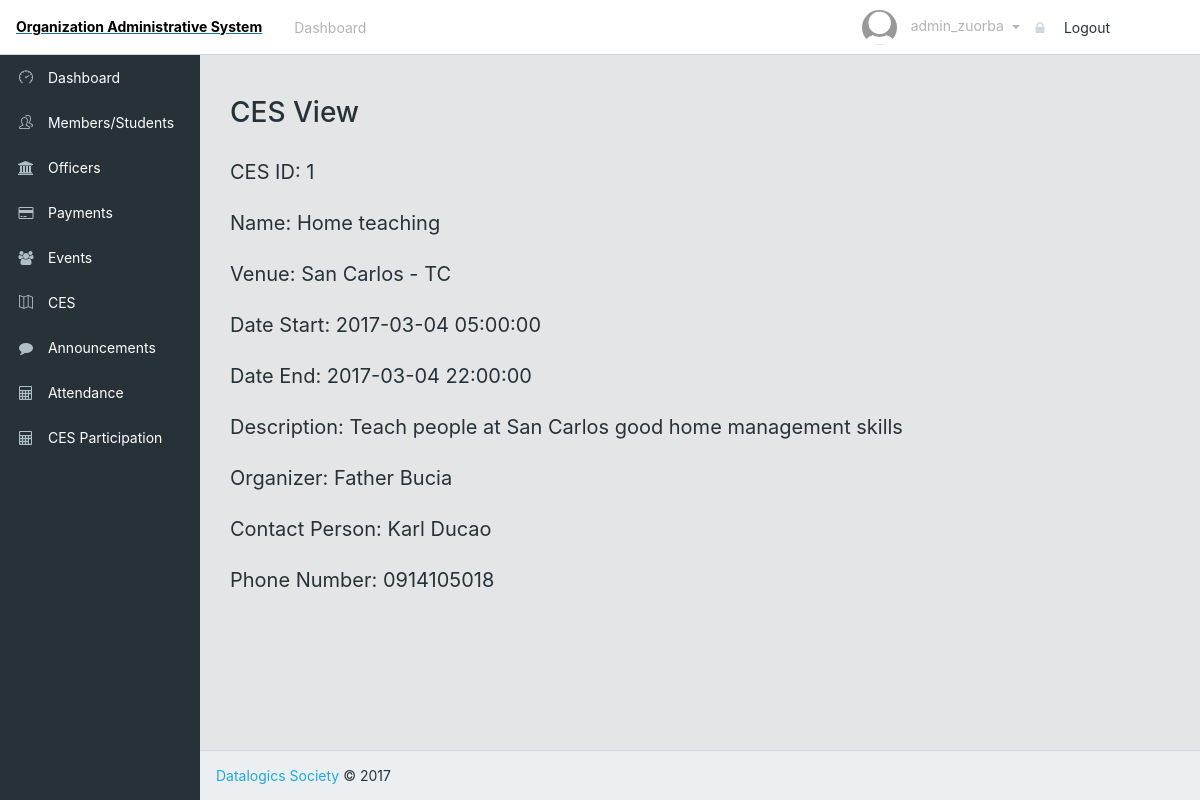
Page /viewCES.php?eid=1 (signed in) on the committed database.
### tables this page shows
CREATE TABLE `ces` (
  `ces_id` int(11) NOT NULL,
  `ces_title` varchar(64) NOT NULL,
  `ces_venue` varchar(64) NOT NULL,
  `ces_date_start` datetime NOT NULL,
  `ces_date_end` datetime NOT NULL,
  `ces_description` varchar(256) NOT NULL,
  `ces_organizer` varchar(64) NOT NULL,
  `ces_contact_person` varchar(64) NOT NULL,
  `ces_contact_pnum` varchar(15) NOT NULL
);

### viewCES.php (the view, shortened to what this page needs)
<?php
	include("sql_connect.php");
	$result = mysqli_query($mysqli, "SELECT * FROM CES WHERE ces_id = ".$_GET['eid']);
	$data = mysqli_fetch_row($result);
?>
<!DOCTYPE html>
<html lang="en">
<head>
    <link href="css/font-awesome.min.css" rel="stylesheet">
    <link href="css/simple-line-icons.css" rel="stylesheet">
    <link href="css/style.css" rel="stylesheet">
</head>
<body class="app header-fixed sidebar-fixed aside-menu-fixed aside-menu-hidden">
    <header class="app-header navbar">
        <a href="#"><span class = "top">Organization Administrative System</span></a>
        <ul class="nav navbar-nav hidden-md-down">
			<li class="nav-item px-1">
				<a class = "nav-link" href = "admin.php"> Dashboard </a>
			</li>
        </ul>
		<ul class="nav navbar-nav ml-auto">
                <span class = "nav-link dropdown-toggle" data-toggle="dropdown" role="button">
                    <img src="img/profile/default.png" class="img-avatar">
                    <span class="hidden-md-down">
						<?php
							echo "$_SESSION[username]";
						?>
					</span>
                </span>
                <li>
                    <a class="dropdown-item" href="logOut.php"><i class="fa fa-lock"></i> Logout</a>
                </li>
        </ul>
    </header>
    <div class="app-body">
        <?php require("sidebar.php");?>
        <main class="main">
            <br><br>
            <div class="container-fluid">
                <div class="animated fadeIn">
                    <div class="row">
                        <div class='col-sm-10 col-sm-offset-1'>
                    		<div class="panel panel-primary">
								<div class="panel-heading">
									<h3 class="panel-title">CES View</h3>
								</div>
								<br>
								<div class="panel-body">
									<span>CES ID: <?php echo $data[0]; ?></span><br><br>
									<span>Name: <?php echo $data[1]; ?></span><br><br>
									<span>Venue: <?php echo $data[2]; ?></span><br><br>
									<span>Date Start: <?php echo $data[3]; ?></span><br><br>
									<span>Date End: <?php echo $data[4]; ?></span><br><br>
									<span>Description: <?php echo $data[5]; ?></span><br><br>
									<span>Organizer: <?php echo $data[6]; ?></span><br><br>
									<span>Contact Person: <?php echo $data[7]; ?></span><br><br>
									<span>Phone Number: <?php echo $data[8]; ?></span><br><br>
								</div>
							</div>
                        </div>
                    </div>
                </div>
            </div>
        </main>
    </div>
    <footer class="app-footer">
        <a href="#">Datalogics Society</a> © 2017
    </footer>
</body>
</html>

### viewCES.php (style rules this page uses)
.top { display: block; padding: 16px; font-weight: bold; color: black; }
.panel-body span { font-size: 20px; }

### rows in the picture
ces: ces_id "1", ces_title "Home teaching", ces_venue "San Carlos - TC", ces_date_start "2017-03-04 05:00:00", ces_date_end "2017-03-04 22:00:00", ces_description "Teach people at San Carlos good home management skills", ces_organizer "Father Bucia", ces_contact_person "Karl Ducao", ces_contact_pnum "0914105018"

### other values in the picture
$_SESSION[username] "admin_zuorba"
